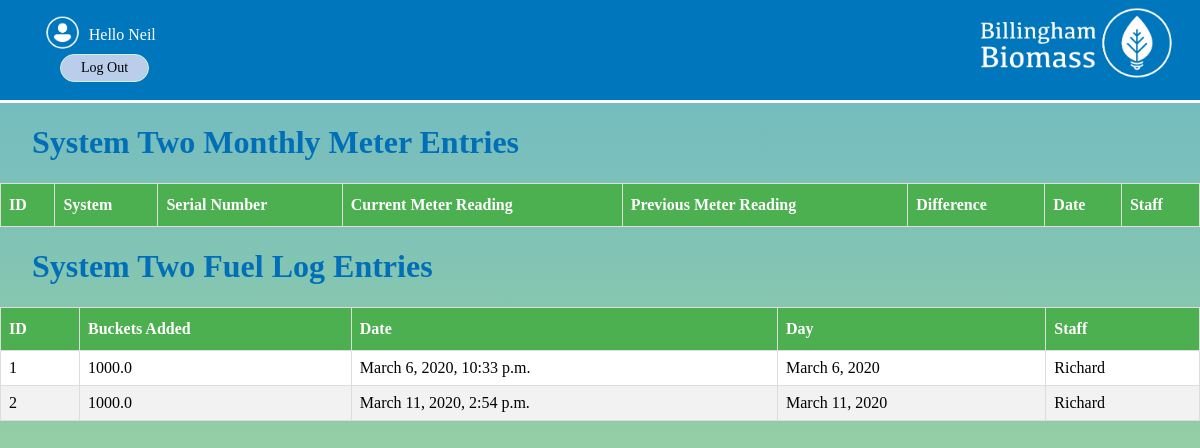
/systems/systemtwo (signed in), run on the app's committed database.
### systems/models.py (models this page shows, shortened)
class FuelLogSystemTwoMod(models.Model):
    buckets_added = models.DecimalField(max_digits=1000,decimal_places=1)
    date = models.DateTimeField(auto_now_add = True)
    day = models.DateField(auto_now_add = True)
    staff = models.ForeignKey(User,on_delete=models.CASCADE)

### systems/views.py (the view)
# urls.py: path('systemtwo',views.systemTwo, name='systemtwo'),
@login_required(login_url="/accounts/login/")
def systemTwo(request):
    entriesMonth = monthlyMeterSystemTwoMod.objects.all().order_by('date')
    entriesFuel = FuelLogSystemTwoMod.objects.all().order_by('date')
    return render(request,'systems/systemtwo.html',{'entriesMonth':entriesMonth,'entriesFuel':entriesFuel})

### systems/templates/systems/systemtwo.html (shortened to what this page needs)
{% extends 'base_layout.html' %}
{% block content %}
<div class="monthly">
  <h1>System Two Monthly Meter Entries</h1>
  <table>
    <thead>
    <th>ID</th>
    <th>System</th>
    <th>Serial Number</th>
    <th>Current Meter Reading</th>
    <th>Previous Meter Reading</th>
    <th>Difference</th>
    <th>Date</th>
    <th>Staff</th>
    </thead>
    </table>
</div>
<div class="fuelLog">
  <h1>System Two Fuel Log Entries</h1>
  <table>
    <thead>
    <th>ID</th>
    <th>Buckets Added</th>
    <th>Date</th>
    <th>Day</th>
    <th>Staff</th>
    </thead>
    <tbody>
  {% for entryFuel in entriesFuel %}
  <tr>
      <td>{{entryFuel.id}}</td>
      <td>{{entryFuel.buckets_added}}</td>
      <td>{{entryFuel.date}}</td>
      <td>{{entryFuel.day}}</td>
      <td>{{entryFuel.staff}}</td>
      </tr>
    {% endfor %}
    </tbody>
</div>
{% endblock %}

### templates/base_layout.html (shortened to what this page needs)
{% load static from staticfiles %}
<!DOCTYPE html>
<html lang="en" dir="ltr">
  <head>
    <link rel="stylesheet" href="{% static 'styles.css'%}">
  </head>
  <body>
    <div class="head">
      <a href="{% url 'home' %}" ><img src="{% static 'Biomass.png' %}" class="logo" alt="Biomass-Logo" ></img></a>
    <nav class="navigation">
      <ul>
        {% if user.is_authenticated %}
        <li>
          <form class="logout-link" action="{% url 'accounts:logout' %}" method="post">
            <img class="loginimages" src="{%static 'User.png'%}" alt="user-img">
            Hello {{user}} <button type="submit"> Log Out </button>
          </form>
        </li>
        {% endif %}
      </ul>
    </nav>
</div>
    <div class="wrapper">
      {% block content %}
      {% endblock %}
    </div>
  </body>
</html>

### assets/styles.css (style rules this page uses)
* { font-family:"Kefa"; }
html { -webkit-tap-highlight-color:transparent; }
.head { background:rgb(0,118,188); height:100px; margin-top:-1em; border-bottom:3px solid white; }
.loginimages { height:2.5em; transform:translateY(30%); }
.monthly table , .fuelLog table { font-family: "Kefa"; border-collapse: collapse; width: 100%; background-color:white; }
.monthly td,th, .fuelLog td,th { border: 1px solid #ddd; padding: 8px; }
.monthly tr:nth-child(even), .fuelLog tr:nth-child(even) { background-color: #f2f2f2; }
.monthly th ,.fuelLog th { padding-top: 12px; padding-bottom: 12px; text-align: left; background-color: #4CAF50; color: white; }
@media only screen and (min-width: 751px) { .logo { position:block; z-index:2; float:right; top:0.5em; width:250px; height:auto; } }
@media only screen and (min-width: 751px) { .navigation li { position:block; z-index:1; float:left; list-style-type:none; bottom:3em; padding:0 2em 0 0; color:white; font-size:16px; } }
.navigation li button { border-radius:40px; color:white; padding: 5px 20px; text-align: center; text-decoration: none; display: block; font-size: 14px; margin: 10px 20px; transition-duration: 0.4s; cursor: pointer; }
.navigation li button { background-color:#bacdea; color: black; border: 1px solid #cff1d1; }
body { background:rgba(200,255,200,0.7) }
h1 { font-family: "Kefa"; color:#006fb7; margin-left:1em; }
html { height: 100%; }
body { background-image: linear-gradient(rgba(0, 111, 183, 0.5), rgba(142, 195, 60, 0.5)); height: 100%; margin: 0; background-repeat: no-repeat; background-attachment: fixed; }

### data on the page
FuelLogSystemTwoMod: id "1", buckets_added "1000.0", date "March 6, 2020, 10:33 p.m.", day "March 6, 2020", staff "Richard"
FuelLogSystemTwoMod: id "2", buckets_added "1000.0", date "March 11, 2020, 2:54 p.m.", day "March 11, 2020", staff "Richard"

### other printed values
{{ user }} "Neil"
